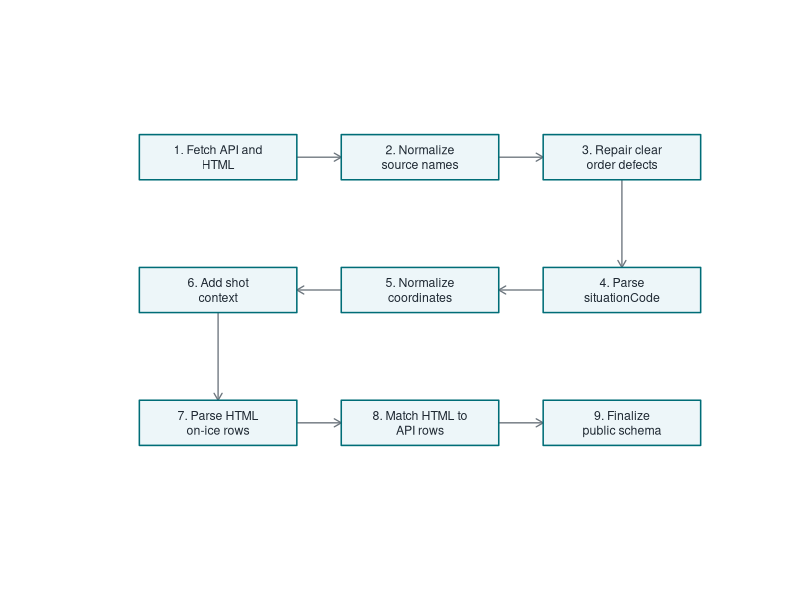

Write R code to recreate this figure.
## ---- chunk 1
knitr::opts_chunk$set(
  collapse = TRUE,
  comment = '#>',
  fig.align = 'center',
  out.width = '92%',
  fig.width = 7,
  fig.height = 4.5
)

make_table <- function(x, caption, digits = 3) {
  knitr::kable(x, caption = caption, digits = digits)
}
## ---- chunk 2
source_table <- data.frame(
  source = c(
    'GameCenter API',
    'World Showcase API',
    'HTML play-by-play report',
    'Stats shift-chart API',
    'HTML shift reports'
  ),
  used_by = c(
    'gc_play_by_play(), game metadata for WSC',
    'wsc_play_by_play()',
    'gc_play_by_play(), wsc_play_by_play()',
    'shift_chart()',
    'shift_chart() fallback'
  ),
  role = c(
    'Authoritative event stream for GameCenter rows and common metadata.',
    'Alternate event stream with UTC timestamps and fewer clip fields.',
    'Primary source for event-level on-ice goalie and skater IDs.',
    'Preferred source for player shift start/end clocks.',
    'Fallback source for shift start/end clocks when stats API rows are missing.'
  ),
  stringsAsFactors = FALSE
)
make_table(
  source_table,
  caption = 'Public sources used by the play-by-play and shift-chart pipeline.'
)
## ---- chunk 3
steps <- c(
  'Fetch API and HTML',
  'Normalize source names',
  'Repair clear order defects',
  'Parse situationCode',
  'Normalize coordinates',
  'Add shot context',
  'Parse HTML on-ice rows',
  'Match HTML to API rows',
  'Finalize public schema'
)
box_x <- c(1, 2, 3, 3, 2, 1, 1, 2, 3)
box_y <- c(3, 3, 3, 2, 2, 2, 1, 1, 1)
box_w <- 0.78
box_h <- 0.34
draw_box <- function(x, y, label, number) {
  wrapped_label <- paste(strwrap(paste0(number, '. ', label), width = 18), collapse = '\n')
  graphics::rect(
    xleft   = x - box_w / 2,
    ybottom = y - box_h / 2,
    xright  = x + box_w / 2,
    ytop    = y + box_h / 2,
    col     = '#edf6f9',
    border  = '#006d77',
    lwd     = 1.5
  )
  graphics::text(
    x      = x,
    y      = y,
    labels = wrapped_label,
    cex    = 0.74,
    col    = '#1f2933'
  )
}
draw_arrow <- function(i, j) {
  x0 <- box_x[i]
  y0 <- box_y[i]
  x1 <- box_x[j]
  y1 <- box_y[j]
  graphics::arrows(
    x0     = x0 + sign(x1 - x0) * box_w / 2,
    y0     = y0 + sign(y1 - y0) * box_h / 2,
    x1     = x1 - sign(x1 - x0) * box_w / 2,
    y1     = y1 - sign(y1 - y0) * box_h / 2,
    length = 0.08,
    lwd    = 1.3,
    col    = '#6c757d'
  )
}
graphics::plot(
  NA_real_,
  NA_real_,
  type = 'n',
  axes = FALSE,
  xlab = '',
  ylab = '',
  xlim = c(0.45, 3.55),
  ylim = c(0.55, 3.45)
)
for (i in seq_len(length(steps) - 1L)) {
  draw_arrow(i, i + 1L)
}
for (i in seq_along(steps)) {
  draw_box(box_x[i], box_y[i], steps[i], i)
}
## ---- chunk 4
repair_table <- data.frame(
  issue = c(
    'Source-specific column names',
    'Goal row without shootingPlayerId',
    'Blocked-shot zone perspective',
    'Impossible period-boundary order',
    'Missing public output columns'
  ),
  action = c(
    'Rename to stable public names such as periodNumber and eventTypeDescKey.',
    'Use scoringPlayerId as shootingPlayerId when the scorer is known.',
    'Assign blocked-shot zone from the shooting-team perspective at the recorded block location.',
    'Drop or repair only the small set of rows that violate clock boundaries.',
    'Allocate typed NA columns so GC and WSC outputs keep stable schemas.'
  ),
  stringsAsFactors = FALSE
)
make_table(
  repair_table,
  caption = 'Conservative repairs made before public output is finalized.'
)
## ---- chunk 5
match_table <- data.frame(
  feature = c(
    'Period',
    'Elapsed seconds',
    'Event type',
    'Event-owning team',
    'Primary actor',
    'Secondary and tertiary actors',
    'Local event order'
  ),
  why_it_matters = c(
    'Prevents same-clock matches across periods.',
    'Keeps the match near the official event time.',
    'Separates faceoffs, shots, hits, penalties, goals, and stoppages.',
    'Prevents same-time events by opposite teams from swapping.',
    'Anchors the event to the shooter, scorer, hitter, winner, or penalized player.',
    'Disambiguates goals, blocks, faceoffs, hits, and penalties.',
    'Avoids backwards matches in duplicate clusters.'
  ),
  stringsAsFactors = FALSE
)
make_table(
  match_table,
  caption = 'Signals used when matching HTML rows back to API events.'
)
